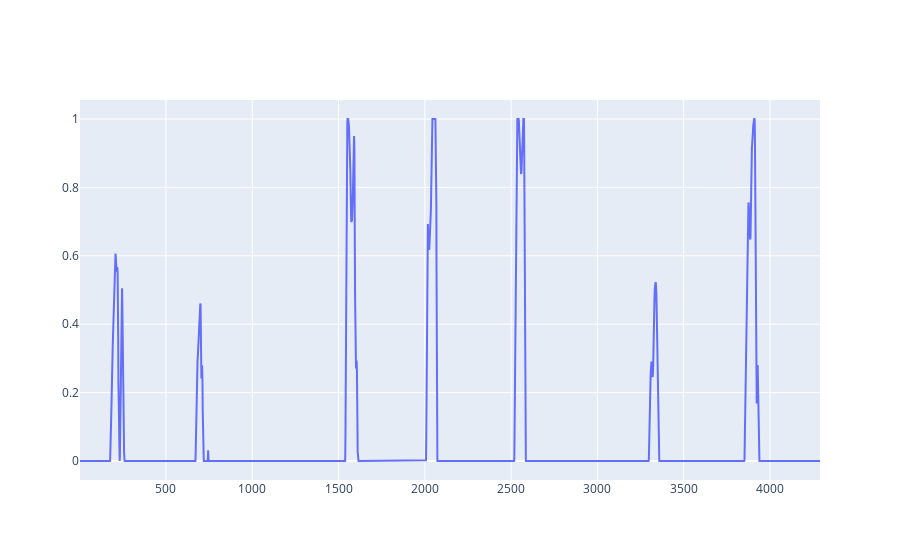

Here is the notebook cell this chart was saved with:
### Code cell
display(all_laps[0].head())
fig = go.Figure()

for df in all_laps:
    fig.add_scatter(
        x=df["DistanceRoundTrack"],
        y=df["Brake"],
        marker=dict(size=2),
        name=df["id"].iloc[0],
    )
fig.show()

### Figure 1 — Plotly figure (JSON) as saved in the notebook; plotly's stock layout.template omitted (floating-point values rounded to 4 significant figures; data arrays with more than 128 entries replaced by an {"elided": "..."} marker saying what was removed)
{"data": [{"marker": {"size": 2}, "name": "1673537226-13", "type": "scatter", "x": {"elided": "3757 float values"}, "y": {"elided": "3757 float values"}}], "layout": {}}
